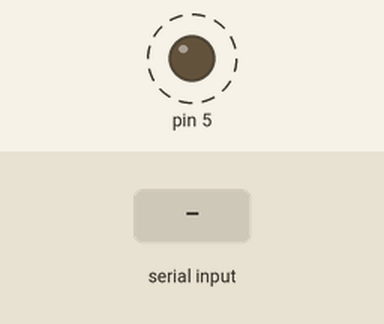
Bench run of a sketch on a simulated Arduino Uno, built with avr-gcc and run on an emulated ATmega328P. Shown: output pins drawn as LEDs (lit = HIGH). Dashed ring = blinking. The inputs (shaded band) are chosen by the test bench. What the sketch prints to the serial monitor is not drawn.

Above: at 1.2 s.
1.3 s: "1\n" received over Serial
Timing chart, 0 to 10.3 s (numbered marks = the images above; inputs shaded):
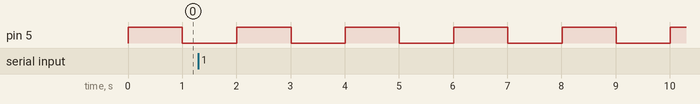

Measured:
- by itself, pin 5: alternates HIGH for 1.0 s and LOW for 1.0 s

The sketch:

lab1_LED_rozcvicka.ino
```cpp
#define LED_PIN PB5
#define TERMINATOR '\n'

void setup() {
    // put your setup code here, to run once:
	Serial.begin(9600);
	pinMode(LED_PIN, OUTPUT);
}

void loop() {
    // put your main code here, to run repeatedly:
    if (Serial.available() > 0) {
		delay(10);
		String input = Serial.readStringUntil(TERMINATOR);
		Serial.print("My input:");
		Serial.println(input);
    }
    digitalWrite(LED_PIN, HIGH);
    delay(1000);
    digitalWrite(LED_PIN, LOW);
    delay(1000);
    Serial.println("Every 2 seconds a new line in Serial monitor will arrive!");
}
```
